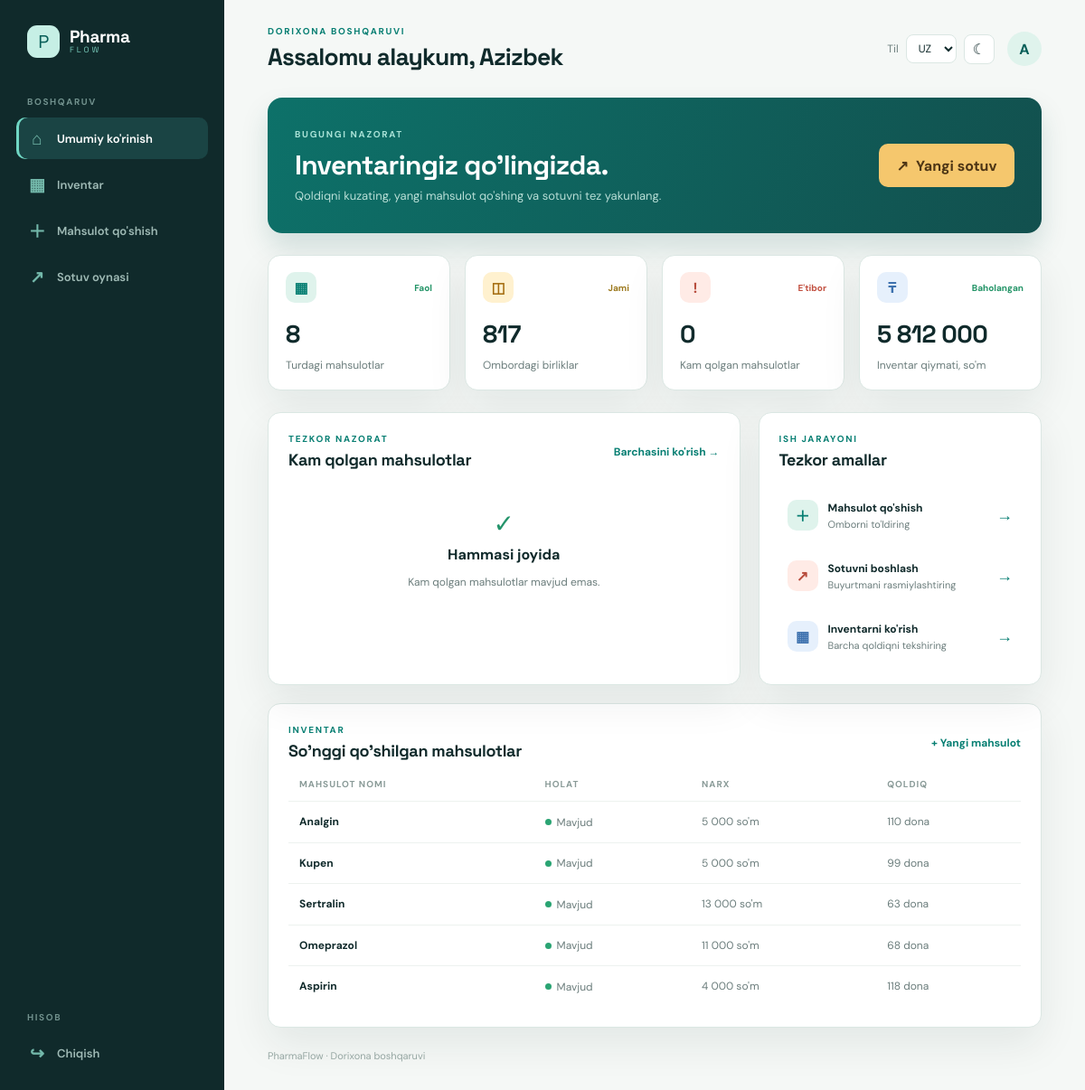
Page /dashboard.php (signed in) on the committed database.
### tables this page shows
CREATE TABLE `users` (
  `id` int NOT NULL,
  `username` varchar(50) NOT NULL,
  `phone` varchar(15) NOT NULL,
  `password` varchar(255) NOT NULL
);

CREATE TABLE `products` (
  `id` int NOT NULL,
  `name` varchar(255) NOT NULL,
  `quantity` int NOT NULL,
  `price` int NOT NULL
);

### dashboard.php (the view, shortened to what this page needs)
<?php
require_once 'db.php';
$userStmt = $conn->prepare('SELECT username FROM users WHERE id = ?');
$userStmt->bind_param('i', $_SESSION['user_id']);
$userStmt->execute();
$user = $userStmt->get_result()->fetch_assoc();
$summary = $conn->query('SELECT COUNT(*) AS product_count, COALESCE(SUM(quantity), 0) AS stock_count, COALESCE(SUM(price * quantity), 0) AS inventory_value FROM products')->fetch_assoc();
$lowStock = $conn->query('SELECT name, quantity, price FROM products WHERE quantity <= 20 ORDER BY quantity ASC, name ASC LIMIT 5');
$latestProducts = $conn->query('SELECT name, quantity, price FROM products ORDER BY id DESC LIMIT 5');
$displayName = $user ? $user['username'] : 'Foydalanuvchi';
?>
<!DOCTYPE html>
<html lang="uz">
<head>
    <link rel="stylesheet" href="styles.css">
</head>
<body class="app-body">
<div class="app-shell">
    <aside class="sidebar" id="sidebar">
        <div class="brand"><span class="brand-mark">P</span><span><strong>Pharma</strong><small>FLOW</small></span></div>
        <div class="sidebar-label">Boshqaruv</div>
        <nav class="main-nav" aria-label="Asosiy navigatsiya">
            <a class="nav-link active" href="dashboard.php"><span class="nav-icon">⌂</span>Umumiy ko'rinish</a>
            <a class="nav-link" href="view_products.php"><span class="nav-icon">▦</span>Inventar</a>
            <a class="nav-link" href="add_product.php"><span class="nav-icon">＋</span>Mahsulot qo'shish</a>
            <a class="nav-link" href="sell_products.php"><span class="nav-icon">↗</span>Sotuv oynasi</a>
        </nav>
        <div class="sidebar-footer"><div class="sidebar-label">Hisob</div><a class="nav-link" href="logout.php"><span class="nav-icon">↪</span>Chiqish</a></div>
    </aside>
    <main class="main-content">
        <header class="topbar">
            <div class="topbar-copy"><span class="eyebrow">Dorixona boshqaruvi</span><h1>Assalomu alaykum, <?php echo htmlspecialchars($displayName, ENT_QUOTES, 'UTF-8'); ?></h1></div>
            <div class="topbar-actions">
                <div class="preferences compact-preferences"><label for="languageSelect">Til</label><select id="languageSelect" aria-label="Tilni tanlang"><option value="uz">UZ</option><option value="ru">RU</option><option value="en">EN</option></select><button type="button" id="themeToggle" class="theme-toggle" aria-label="Qurilma mavzusidan foydalanish">☾</button></div>
                <div class="avatar" title="Profil"><?php echo strtoupper(substr($displayName, 0, 1)); ?></div>
            </div>
        </header>
        <section class="welcome-strip"><div><span class="eyebrow light-eyebrow">Bugungi nazorat</span><h2>Inventaringiz qo'lingizda.</h2><p>Qoldiqni kuzating, yangi mahsulot qo'shing va sotuvni tez yakunlang.</p></div><a class="primary-action" href="sell_products.php"><span>↗</span> Yangi sotuv</a></section>
        <section class="stats-grid" aria-label="Asosiy ko'rsatkichlar">
            <article class="stat-card"><div class="stat-heading"><span class="stat-icon teal">▦</span><span class="trend up">Faol</span></div><strong><?php echo (int) $summary['product_count']; ?></strong><span class="stat-label">Turdagi mahsulotlar</span></article>
            <article class="stat-card"><div class="stat-heading"><span class="stat-icon amber">◫</span><span class="trend neutral">Jami</span></div><strong><?php echo number_format((int) $summary['stock_count'], 0, '.', ' '); ?></strong><span class="stat-label">Ombordagi birliklar</span></article>
            <article class="stat-card"><div class="stat-heading"><span class="stat-icon coral">!</span><span class="trend warning">E'tibor</span></div><strong><?php echo $lowStock->num_rows; ?></strong><span class="stat-label">Kam qolgan mahsulotlar</span></article>
            <article class="stat-card"><div class="stat-heading"><span class="stat-icon blue">₸</span><span class="trend up">Baholangan</span></div><strong><?php echo number_format((int) $summary['inventory_value'], 0, '.', ' '); ?></strong><span class="stat-label">Inventar qiymati, so'm</span></article>
        </section>
        <section class="content-grid">
            <article class="panel inventory-panel"><div class="panel-header"><div><span class="eyebrow">Tezkor nazorat</span><h2>Kam qolgan mahsulotlar</h2></div><a class="text-link" href="view_products.php">Barchasini ko'rish →</a></div>
                <?php if ($lowStock->num_rows > 0): ?><div class="product-list"><?php while ($product = $lowStock->fetch_assoc()): ?><div class="product-row"><span class="product-avatar"><?php echo strtoupper(substr($product['name'], 0, 1)); ?></span><div class="product-info"><strong><?php echo htmlspecialchars($product['name'], ENT_QUOTES, 'UTF-8'); ?></strong><span><?php echo number_format((int) $product['price'], 0, '.', ' '); ?> so'm / birlik</span></div><span class="stock-pill <?php echo (int) $product['quantity'] <= 5 ? 'critical' : ''; ?>"><?php echo (int) $product['quantity']; ?> qoldi</span></div><?php endwhile; ?></div><?php else: ?><div class="empty-state"><span>✓</span><strong>Hammasi joyida</strong><p>Kam qolgan mahsulotlar mavjud emas.</p></div><?php endif; ?>
            </article>
            <article class="panel quick-panel"><div class="panel-header"><div><span class="eyebrow">Ish jarayoni</span><h2>Tezkor amallar</h2></div></div><div class="quick-actions"><a href="add_product.php" class="quick-action"><span class="action-icon teal">＋</span><span><strong>Mahsulot qo'shish</strong><small>Omborni to'ldiring</small></span><span class="arrow">→</span></a><a href="sell_products.php" class="quick-action"><span class="action-icon coral">↗</span><span><strong>Sotuvni boshlash</strong><small>Buyurtmani rasmiylashtiring</small></span><span class="arrow">→</span></a><a href="view_products.php" class="quick-action"><span class="action-icon blue">▦</span><span><strong>Inventarni ko'rish</strong><small>Barcha qoldiqni tekshiring</small></span><span class="arrow">→</span></a></div></article>
        </section>
        <section class="panel recent-panel"><div class="panel-header"><div><span class="eyebrow">Inventar</span><h2>So'nggi qo'shilgan mahsulotlar</h2></div><a class="text-link" href="add_product.php">+ Yangi mahsulot</a></div><div class="table-wrap"><table class="modern-table"><thead><tr><th>Mahsulot nomi</th><th>Holat</th><th>Narx</th><th>Qoldiq</th></tr></thead><tbody><?php while ($product = $latestProducts->fetch_assoc()): ?><tr><td><strong><?php echo htmlspecialchars($product['name'], ENT_QUOTES, 'UTF-8'); ?></strong></td><td><span class="status-dot"><i></i><?php echo (int) $product['quantity'] > 20 ? 'Mavjud' : 'Kam qoldi'; ?></span></td><td><?php echo number_format((int) $product['price'], 0, '.', ' '); ?> so'm</td><td><?php echo (int) $product['quantity']; ?> dona</td></tr><?php endwhile; ?></tbody></table></div></section>
        <footer class="page-footer">PharmaFlow · Dorixona boshqaruvi</footer>
    </main>
</div>
</body>
</html>

### rows in the picture
users: username "Azizbek", username "A"
products: name "Analgin", shows "Mavjud", price "5 000", quantity "110"
products: name "Kupen", shows "Mavjud", price "5 000", quantity "99"
products: name "Sertralin", shows "Mavjud", price "13 000", quantity "63"
products: name "Omeprazol", shows "Mavjud", price "11 000", quantity "68"
products: name "Aspirin", shows "Mavjud", price "4 000", quantity "118"

### other values in the picture
$summary['product_count'] "8"
$summary['stock_count'] "817"
$lowStock->num_rows "0"
$summary['inventory_value'] "5 812 000"
